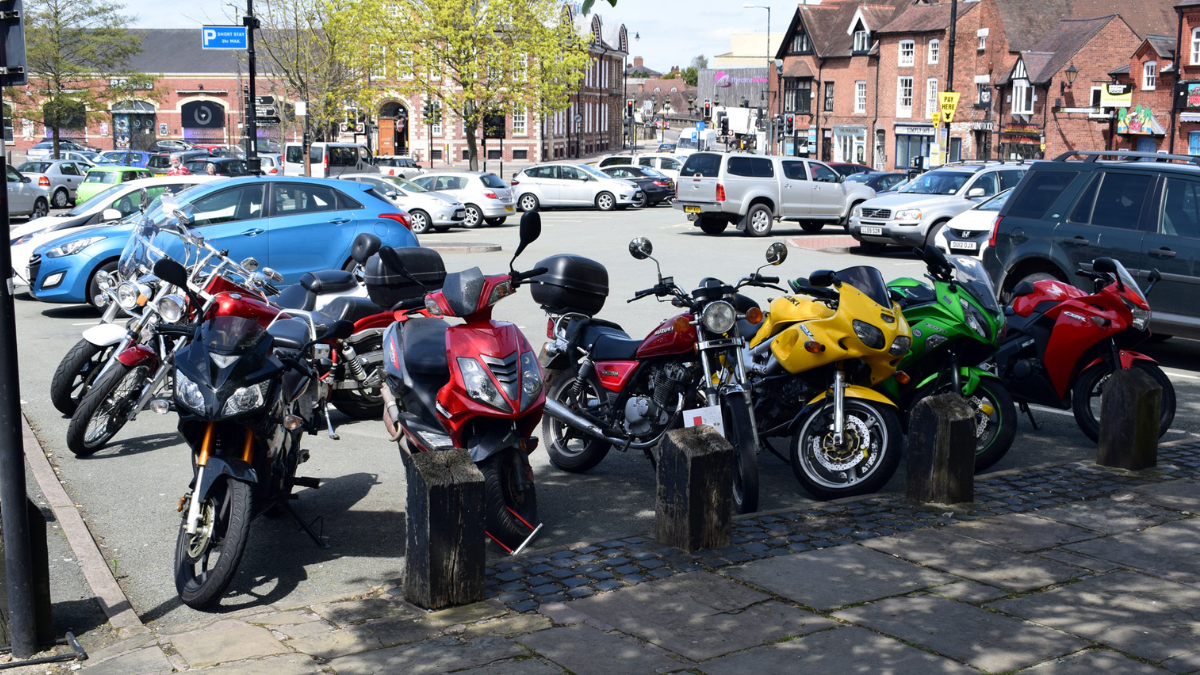
#> input picture Images/3.png, 1200 x 675 px
$ python chapter7.py
#> lines starting #> are read from the running program, lines starting #| are printed output that depends on the picture; after the words box and inside, x2 and y2 are one past the last pixel; in counts of white or black regions, pixels touching at a corner belong together
import cv2
import numpy as np


def empty(a):
    pass


cv2.namedWindow("Track Bars")
cv2.resizeWindow("Track Bars", 640, 240)
cv2.createTrackbar("Hue Min", "Track Bars", 0, 179, empty)
cv2.createTrackbar("Hue Max", "Track Bars", 110, 179, empty)
cv2.createTrackbar("Sat Min", "Track Bars", 0, 255, empty)
cv2.createTrackbar("Sat Max", "Track Bars", 168, 255, empty)
cv2.createTrackbar("Val Min", "Track Bars", 59, 255, empty)
cv2.createTrackbar("Val Max", "Track Bars", 255, 255, empty)

while True:
    img = cv2.imread("../Images/3.png")
#> img is the input picture: shape (675, 1200, 3); mean B, G, R 108.2, 105.8, 105.5
    imgHSV = cv2.cvtColor(img, cv2.COLOR_BGR2HSV)
#> imgHSV: shape (675, 1200, 3); mean H, S, V 85.8, 71.4, 120.3
    h_min = cv2.getTrackbarPos("Hue Min", "Track Bars")
    h_max = cv2.getTrackbarPos("Hue Max", "Track Bars")
    s_min = cv2.getTrackbarPos("Sat Min", "Track Bars")
    s_max = cv2.getTrackbarPos("Sat Max", "Track Bars")
    v_min = cv2.getTrackbarPos("Val Min", "Track Bars")
    v_max = cv2.getTrackbarPos("Val Max", "Track Bars")
    print(h_min, h_max, s_min, s_max, v_min, v_max)

    lower = np.array([h_min, s_min, v_min])
    upper = np.array([h_max, s_max, v_max])
    mask = cv2.inRange(imgHSV, lower, upper)
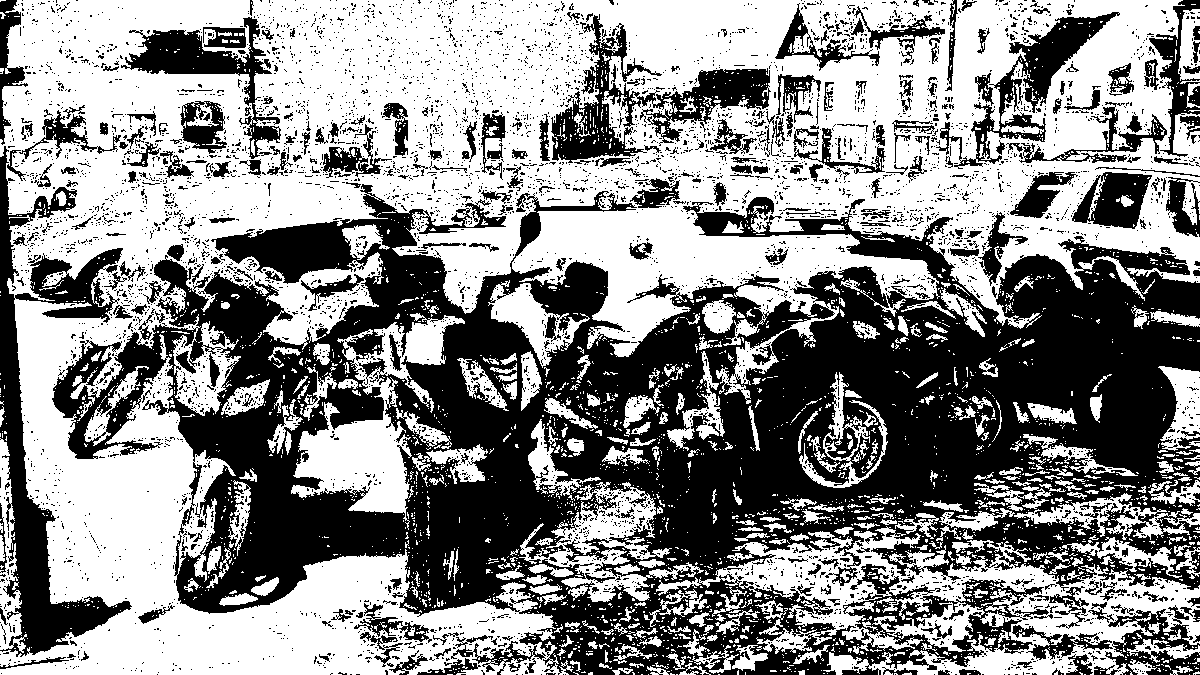
#> mask: shape (675, 1200); 54.6% white; 5470 black regions (5133 under 20 px), largest, box (x1, y1, x2, y2) and area: (52, 184, 1200, 675) 265620, (0, 146, 132, 657) 16645, (551, 14, 771, 163) 8948
    imgResult = cv2.bitwise_and(img, img, mask=mask)
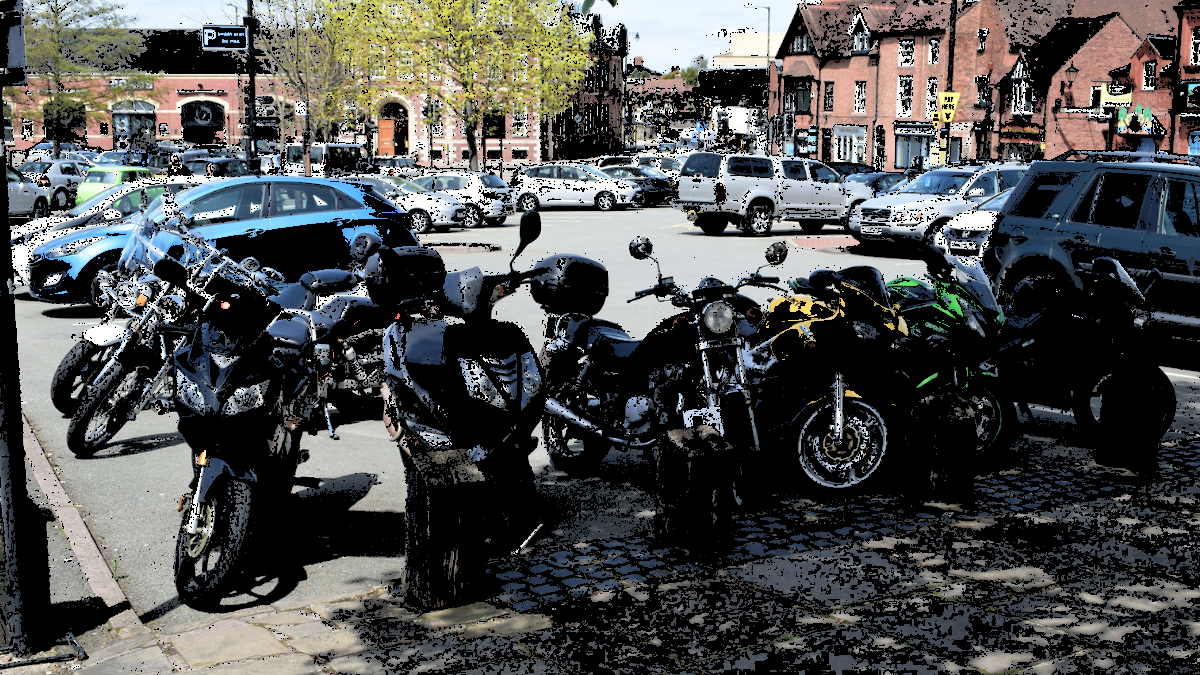
#> imgResult: shape (675, 1200, 3); mean B, G, R 79.2, 80, 78.8

    # cv2.imshow("Original", img)
    cv2.imshow("HSV", imgHSV)
    cv2.imshow("Mask", mask)
    cv2.imshow("Result", imgResult)

    cv2.waitKey(1)

$ run again, with Images/1.png copied over Images/3.png
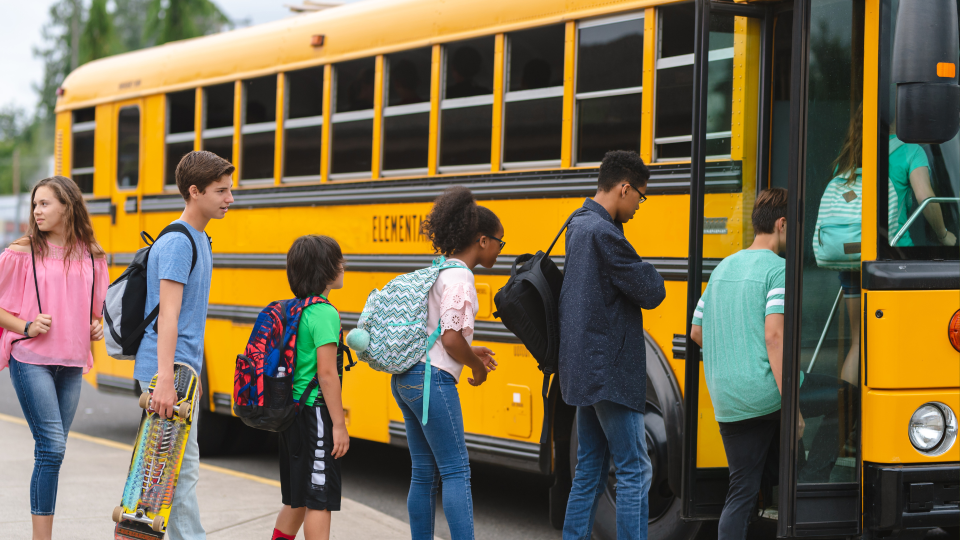
#> input picture Images/1.png, 1920 x 1080 px (shown at 1/2 size)
#> img is the input picture: shape (1080, 1920, 3); mean B, G, R 78.5, 107.6, 119.9
#> imgHSV: shape (1080, 1920, 3); mean H, S, V 53.9, 93.8, 131.2
#> `mask = cv2.inRange(imgHSV, lower, upper)`:
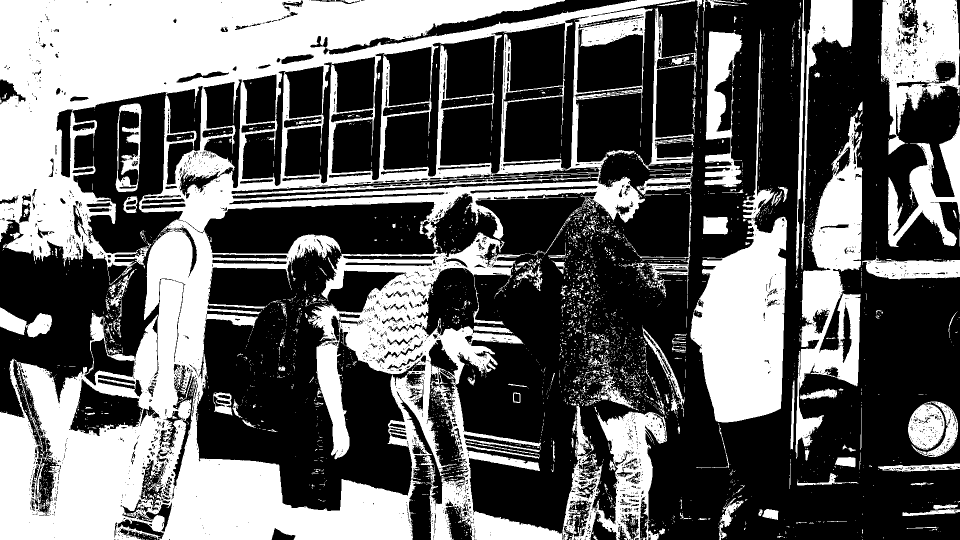
#> mask: shape (1080, 1920) (shown at 1/2 size); 39.4% white; 3781 white regions (3510 under 20 px), largest, box (x1, y1, x2, y2) and area: (0, 0, 1358, 1080) 586242, (1381, 59, 1574, 845) 58619, (1591, 223, 1725, 917) 38837
#> `imgResult = cv2.bitwise_and(img, img, mask=mask)`:
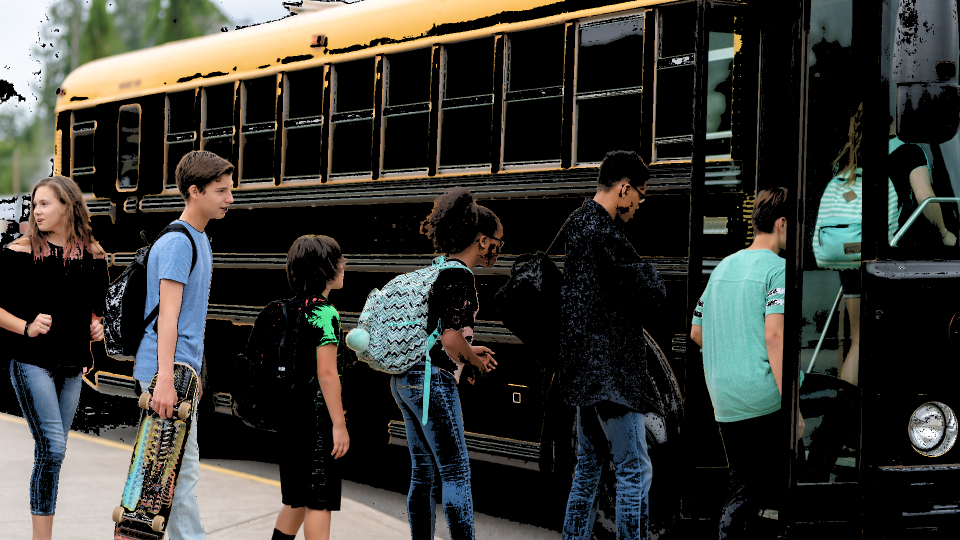
#> imgResult: shape (1080, 1920, 3) (shown at 1/2 size); mean B, G, R 50.7, 55.3, 55.1

$ run again, with Images/2.png copied over Images/3.png
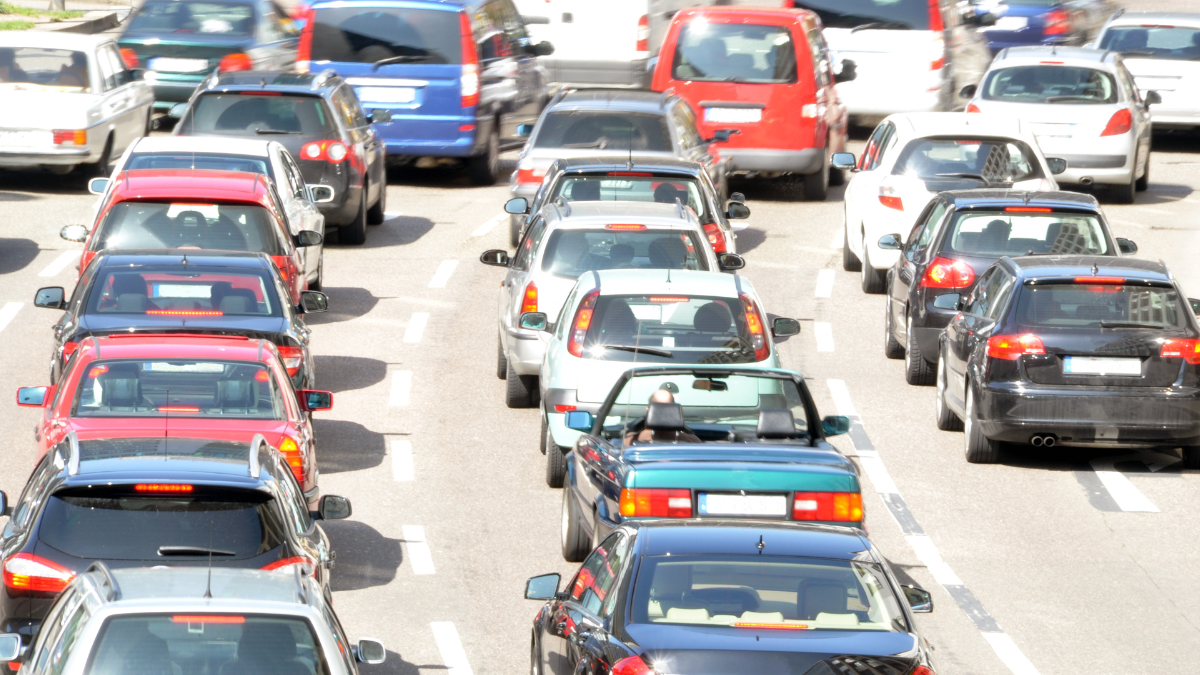
#> input picture Images/2.png, 1200 x 675 px
#> img is the input picture: shape (675, 1200, 3); mean B, G, R 170.6, 169.6, 174.5
#> imgHSV: shape (675, 1200, 3); mean H, S, V 55.2, 41.8, 187
#> `mask = cv2.inRange(imgHSV, lower, upper)`:
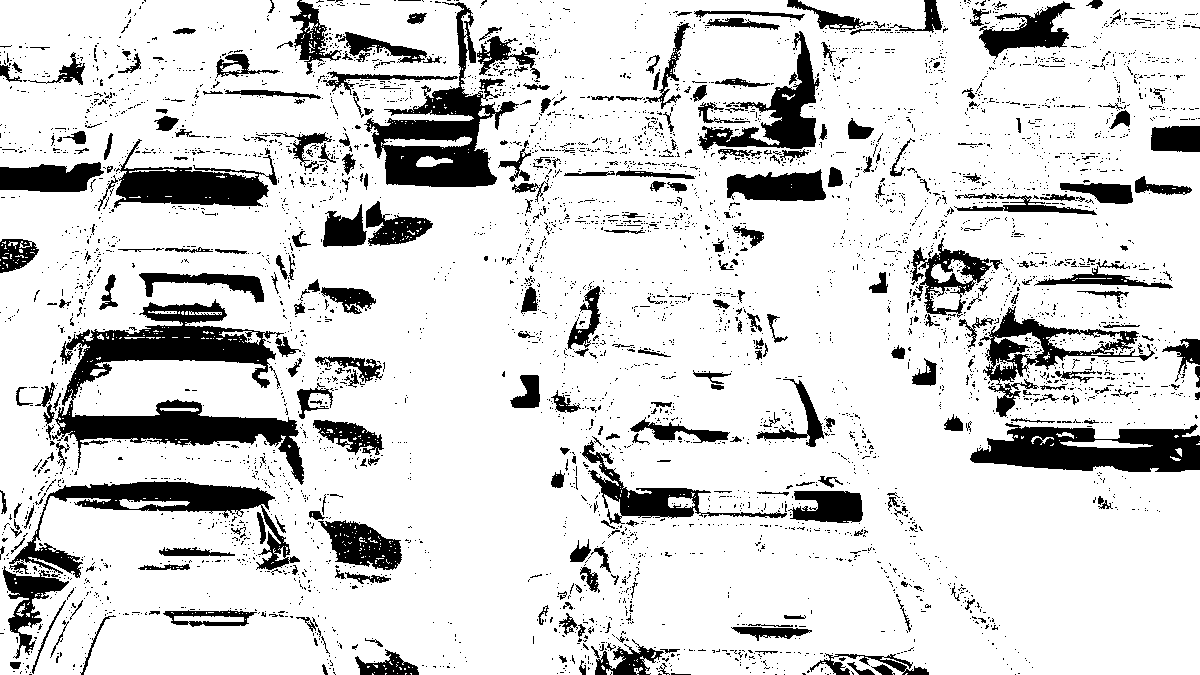
#> mask: shape (675, 1200); 83.7% white; 4737 black regions (4396 under 20 px), largest, box (x1, y1, x2, y2) and area: (52, 299, 304, 485) 14806, (364, 2, 519, 187) 8846, (970, 423, 1200, 472) 7547
#> `imgResult = cv2.bitwise_and(img, img, mask=mask)`:
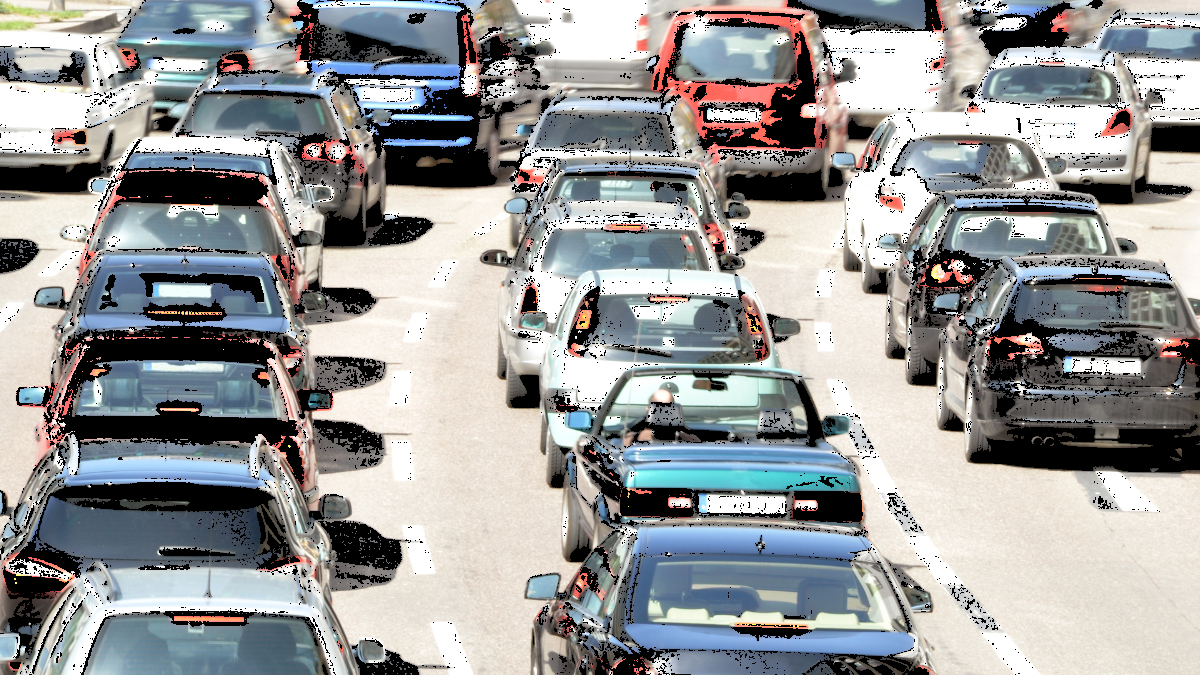
#> imgResult: shape (675, 1200, 3); mean B, G, R 153.4, 153.3, 152.5
